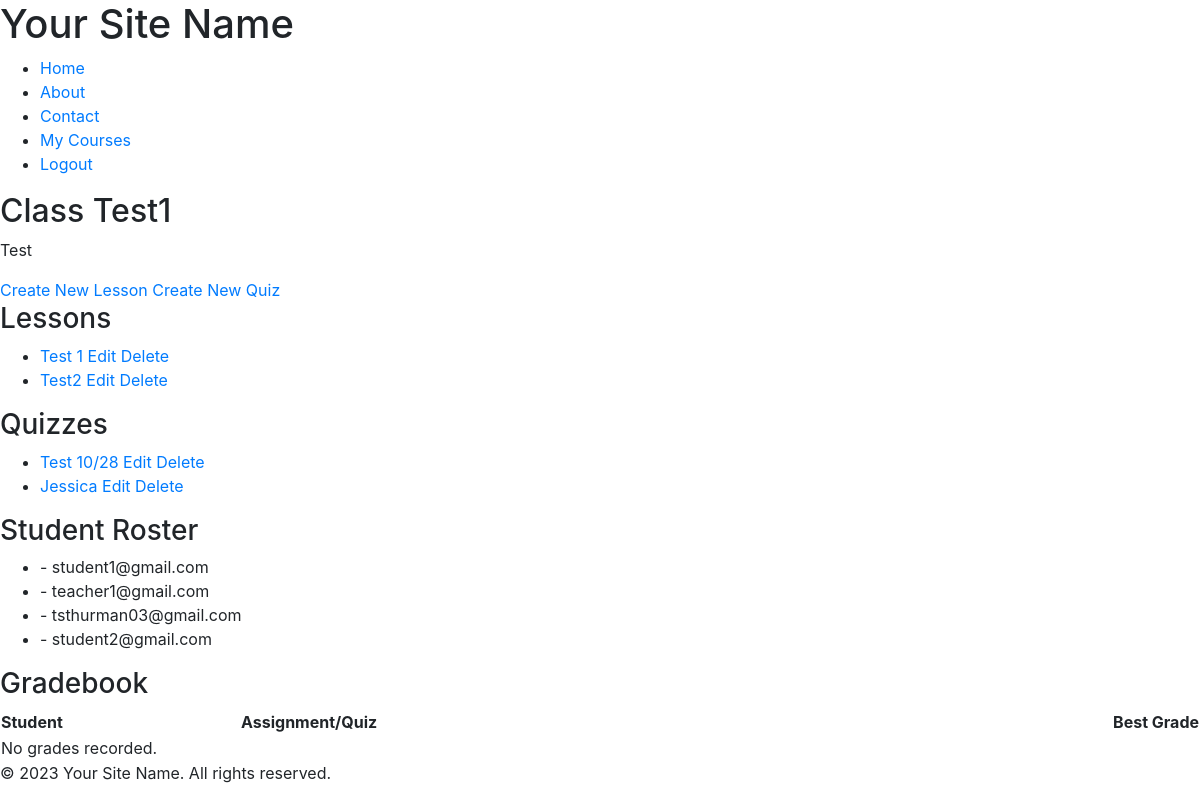
Before: /teachers/course/7/ (signed in) with the older database file.
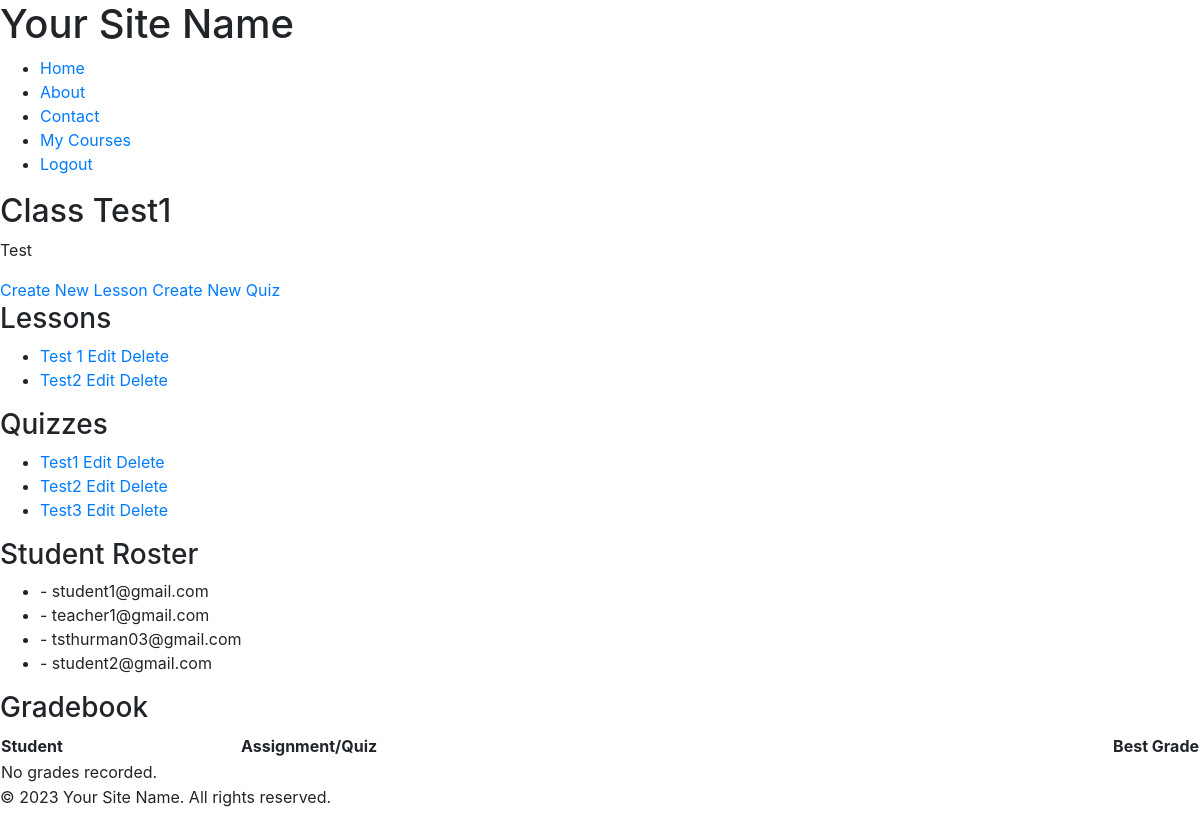
After: the same page with the newer database file.
### courses/models.py (models this page shows, shortened)
class Course(models.Model):
    name = models.CharField(max_length=200, db_index=True)
    description = models.TextField(blank=True, null=True)
    teacher = models.ForeignKey('teachers.Teacher', on_delete=models.CASCADE, default=default_teacher)  # Updated this line
    students = models.ManyToManyField(CustomUser, related_name="courses_enrolled", blank=True)

class Lesson(models.Model):
    title = models.CharField(max_length=100, db_index=True)
    description = models.TextField(blank=True, null=True)
    content = models.TextField(default="Default lesson content.")
    course = models.ForeignKey(Course, on_delete=models.CASCADE, default=get_default_course, db_index=True)

### teachers/models.py (models this page shows, shortened)
class Quiz(models.Model):
    title = models.CharField(max_length=100, db_column='quiz_title')
    teacher = models.ForeignKey('teachers.Teacher', on_delete=models.CASCADE)
    students = models.ManyToManyField('users.CustomUser', through='QuizEnrollment')
    course = models.ForeignKey('courses.Course', on_delete=models.CASCADE, related_name='quizzes', null=True)

### users/models.py (models this page shows, shortened)
class CustomUser(AbstractBaseUser, PermissionsMixin):
    email = models.EmailField(unique=True)
    is_active = models.BooleanField(default=True)
    is_staff = models.BooleanField(default=False)
    date_joined = models.DateTimeField(default=timezone.now)
    USER_TYPE_CHOICES = (
        ('student', 'Student'),
        ('teacher', 'Teacher'),
    )
    user_type = models.CharField(max_length=10, choices=USER_TYPE_CHOICES, default='student')
    objects = CustomUserManager()
    USERNAME_FIELD = 'email'
    REQUIRED_FIELDS = ['user_type']

### teachers/views.py (the view)
# urls.py: path('course/<int:course_id>/', views.course_detail, name='course_detail'),
@login_required
def course_detail(request, course_id):
    course = get_object_or_404(Course, id=course_id)
    if not hasattr(request.user, 'teacher') or request.user.teacher != course.teacher:
        return redirect('some_error_page')  # Replace with your error page
    enrollments = Enrollment.objects.filter(course=course)
    students = [enrollment.student for enrollment in enrollments]
    grades = Grade.objects.filter(
        Q(attempt__quiz__course=course) | Q(assignment__course=course)
    ).select_related('attempt__student', 'attempt__quiz', 'assignment')
    context = {
        'course': course,
        'students': students,
        'grades': grades
    }
    return render(request, 'courses/course_detail.html', context)

### courses/templates/courses/course_detail.html (shortened to what this page needs)
{% extends "base.html" %}
{% block content %}
    <h2>{{ course.name }}</h2>
    <p>{{ course.description }}</p>
    {% if request.user.user_type == "teacher" %}
        <a href="{% url 'teachers:create_lesson' course.id %}">Create New Lesson</a>
        <a href="{% url 'teachers:create_quiz' course.id %}">Create New Quiz</a>
        <h3>Lessons</h3>
        <ul>
            {% for lesson in course.lesson_set.all %}
                <li>
                    <a href="{% url 'teachers:lesson_detail' lesson.id %}">{{ lesson.title }}</a>
                    <a href="{% url 'teachers:edit_lesson' lesson.id %}">Edit</a>
                    <a href="{% url 'teachers:delete_lesson' lesson.id %}">Delete</a>
                </li>
            {% endfor %}
        </ul>
        <h3>Quizzes</h3>
        <ul>
            {% for quiz in course.quizzes.all %}
                <li>
                    <a href="{% url 'teachers:quiz_detail' quiz.id %}">{{ quiz.title }}</a>
                    <a href="{% url 'teachers:edit_quiz' quiz.id %}">Edit</a>
                    <a href="{% url 'teachers:delete_quiz' quiz.id %}">Delete</a>
                </li>
            {% endfor %}
        </ul>
        <h3>Student Roster</h3>
        <ul>
            {% for student in students %}
                <li>{{ student.username }} - {{ student.email }}</li>
            {% empty %}
                <li>No students enrolled.</li>
            {% endfor %}
        </ul>
<h3>Gradebook</h3>
<table style="width:100%; border-collapse: collapse;">
    <thead>
        <tr>
            <th style="width:20%;">Student</th>
            <th style="width:40%;">Assignment/Quiz</th>
            <th style="width:40%; text-align:right;">Best Grade</th>
        </tr>
    </thead>
    <tbody>
        {% for item in best_grades %}
            <tr>
                <td>{{ item.attempt__student__email }}</td>
                <td>{{ item.attempt__quiz__title }}</td>
                <td style="text-align:right;">{{ item.best_grade }}</td>
            </tr>
        {% empty %}
            <tr>
                <td colspan="3">No grades recorded.</td>
            </tr>
        {% endfor %}
    </tbody>
</table>
    {% endif %}
{% endblock %}

### users/templates/base.html (shortened to what this page needs)
<!DOCTYPE html>
<html lang="en">
<head>
    <link rel="stylesheet" href="https://maxcdn.bootstrapcdn.com/bootstrap/4.0.0/css/bootstrap.min.css">
</head>
<body>
    <header>
        <h1>Your Site Name</h1>
        <nav>
            <ul>
                <li><a href="{% url 'homepage' %}">Home</a></li>
                <li><a href="{% url 'about' %}">About</a></li>
                <li><a href="{% url 'contact' %}">Contact</a></li>
                {% if user.is_authenticated %}
                    <li><a href="{% url 'courses:my_courses' %}">My Courses</a></li>
                    <li><a href="{% url 'logout' %}">Logout</a></li>
                {% else %}
                    <li><a href="{% url 'login' %}">Login</a></li>
                {% endif %}
            </ul>
        </nav>
    </header>
    <main>
        {% block content %}{% endblock %}
    </main>
    <footer>
        <p>&copy; 2023 Your Site Name. All rights reserved.</p>
    </footer>
</body>
</html>

Changed rows visible on the page:
removed Quiz: title "Test 10/28"
removed Quiz: title "Jessica"
added Quiz: title "Test1"
added Quiz: title "Test2"
added Quiz: title "Test3"
